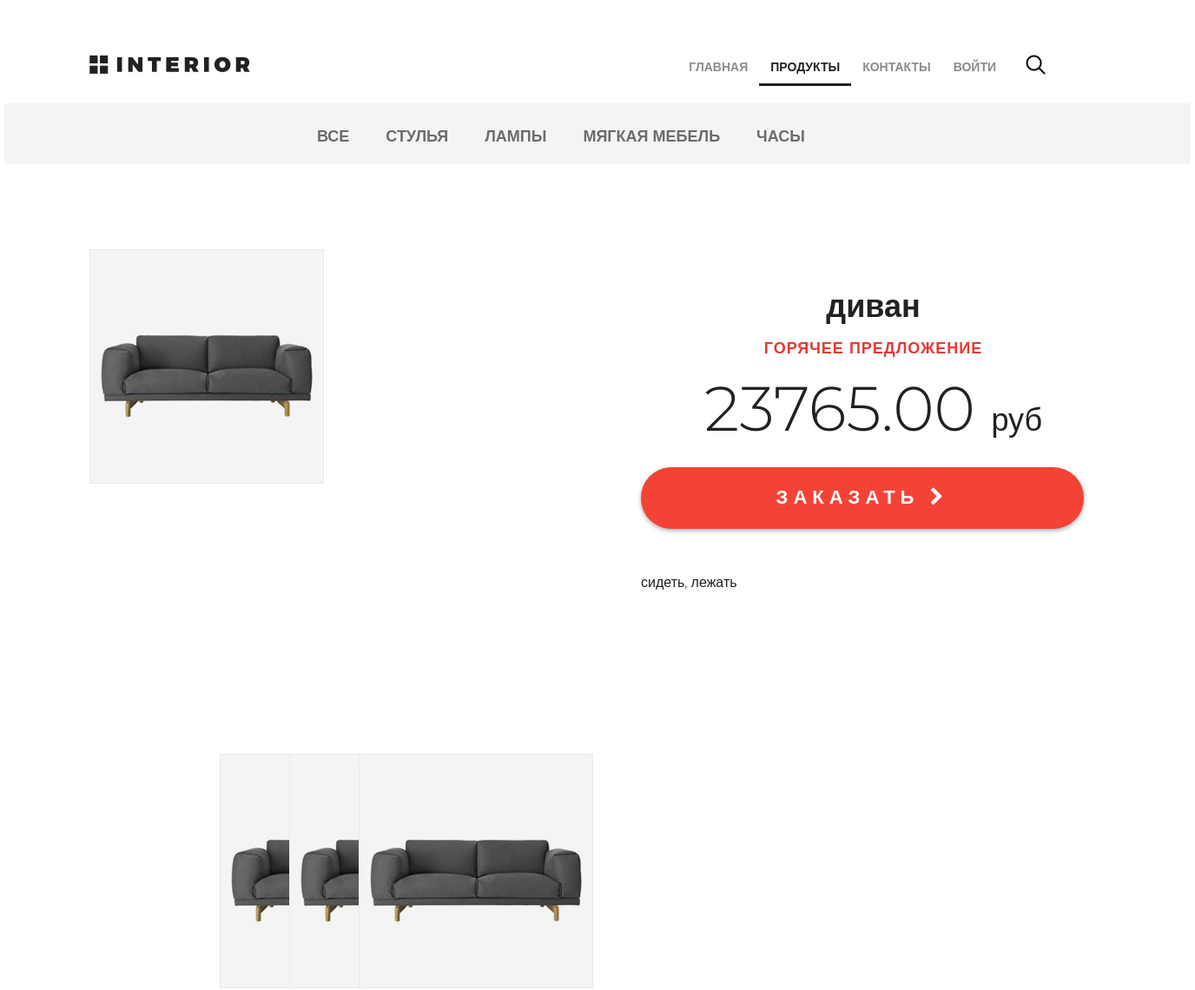
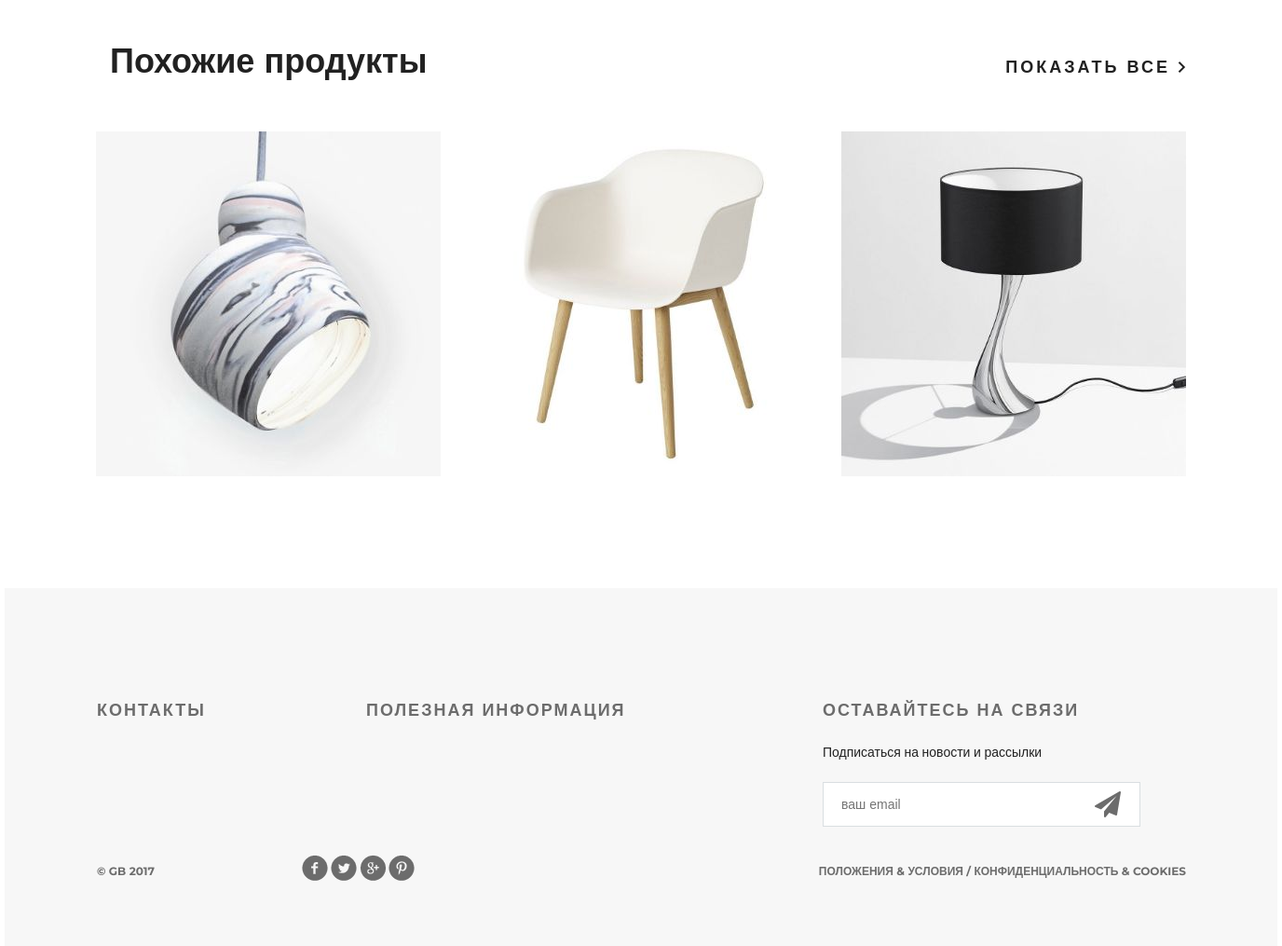
Screenshot of /products/ with the database file from the repository (2 pictures, top to bottom).
### mainapp/models.py (models this page shows, shortened)
class ProductCategory(models.Model):
    name = models.CharField(verbose_name='имя', max_length=64, unique=True)
    description = models.TextField(verbose_name='описание', blank=True)
    is_active = models.BooleanField(verbose_name='активна', default=True)

class Product(models.Model):
    category = models.ForeignKey(ProductCategory, on_delete=models.CASCADE)
    name = models.CharField(verbose_name='имя продукта', max_length=128)
    image = models.ImageField(upload_to='products_images', blank=True)
    short_desc = models.CharField(
        verbose_name='краткое описание продукта', max_length=60, blank=True)
    description = models.TextField(
        verbose_name='описание продукта', blank=True)
    price = models.DecimalField(
        verbose_name='цена продукта', max_digits=8, decimal_places=2, default=0)
    quantity = models.PositiveIntegerField(
        verbose_name='количество на складе', default=0)
    is_active = models.BooleanField(verbose_name='активна', default=True)

### mainapp/views.py (the view, shortened to what this page needs)
# urls.py: path('products/', include('mainapp.urls', namespace='products')),
def products(request, pk=None, page=1):
    title = 'продукты'
    links_menu = ProductCategory.objects.all()
    basket = get_basket(request.user)
    hot_product = get_hot_product()
    same_products = get_same_products(hot_product)
    same_products = Product.objects.all()[3:5]
    content = {
        'title': title,
        'links_menu': links_menu,
        'same_products': same_products,
        'main_menu': MENU,
        'hot_product': hot_product,
        'same_products': same_products,
        'basket': basket
    }
    return render(request, 'mainapp/products.html', content)

### mainapp/views.py (called while the page is built)
def get_basket(user):
    if user.is_authenticated:
        return Basket.objects.filter(user=user)
    else:
        return []

def get_hot_product():
    products = Product.objects.all()
    return random.sample(list(products), 1)[0]

def get_same_products(hot_product):
    same_products = Product.objects.filter(
        category=hot_product.category)  # .exclude(pk=hot_product.pk)[:3]
    return same_products

### mainapp/templates/mainapp/products.html (shortened to what this page needs)
<!DOCTYPE html>
<html>
<head>
	<link rel="stylesheet" type="text/css" href="/static/css/style.css">
	<link rel="stylesheet" href="/static/fonts/font-awesome/css/font-awesome.css">
</head>
<body>
	<div class="container">
		<div class="hero-white">
			<div class="header clearfix">
				<a href="{% url 'main' %}" class="logo"></a>
				{% include 'mainapp/includes/inc_menu.html' %}
			</div>
		</div>
		<div class="details">
			<div class="links clearfix">
				{% include 'mainapp/includes/inc_categories_menu.html' %}
			</div>
			<div class="details-products">
				<div class="details-slider">
					<div class="slider-product">
					  <img src="/media/{{ hot_product.image }}">
					</div>
					<div class="slider-control">
					  <div class="block">
						<a href="#"><img src="/media/{{ hot_product.image }}" alt=""></a>
					  </div>
					  <div class="block">
						<a href="#"><img src="/media/{{ hot_product.image }}" alt=""></a>
					  </div>
					  <div class="block">
						<a href="#"><img src="/media/{{ hot_product.image }}" alt=""></a>
					  </div>
					</div>
				  </div>
				  <div class="description">
					<h3 class="big-bold">{{ hot_product.name }}</h3>
					<h3 class="red">горячее предложение</h3>
					<p class="price">{{ hot_product.price }} <span>руб</span></p>
					<a href="{% url 'basket:add' hot_product.pk %}" class="red-button">
					  заказать <i class="fa fa-chevron-right" aria-hidden="true"></i>
					</a>
					<div class="description-text">
					  {{ hot_product.description }}
					</div>
				</div>
			</div>
			<div class="related">
				<div class="title clearfix">
					<h2>Похожие продукты</h2>
					<a class="explore" href="#">показать все <img src="/static/img/arrow.png" alt=""></a>
				</div>
				<div class="related-products clearfix">
					<div class="block">
						<a href="#"><img src="/static/img/product-11.jpg" alt="">
						</a>
					</div>
					<div class="block">
						<a href="#"><img src="/static/img/product-21.jpg" alt="">
						</a>
					</div>
					<div class="block">
						<a href="#"><img src="/static/img/product-31.jpg" alt="">
						</a>
					</div>
				</div>
			</div>
		</div>
		<div class="clr"></div>
	</div>
	<div class="footer">
        <div class="clearfix">
            <div class="text-footer">
                <h3>контакты</h3>
            </div>
            <div class="text-footer">
                <h3>полезная информация</h3>
            </div>
            <div class="text-footer clearfix">
                <h3>Оставайтесь на связи</h3>
                <p>Подписаться на новости и рассылки</p>
                <form>
                    <input type="email" name="email" placeholder="ваш email">
                    <a href="#"><i class="fa fa-paper-plane fa-2x" aria-hidden="true"></i></a>
                </form>
            </div>
        </div>
        <p class="small">&copy; GB 2017</p>
        <div class="social">
            <a href="#" class="social1"></a>
            <a href="#" class="social2"></a>
            <a href="#" class="social3"></a>
            <a href="#" class="social4"></a>
        </div>
        <p class="small">Положения &amp; Условия  /  Конфиденциальность &amp; Cookies</p>
    </div>
</body>
</html>

### mainapp/templates/mainapp/includes/inc_categories_menu.html (shortened to what this page needs)
<ul class="links-menu">
  <li>
    <a href="{% url 'products:category' 0 %}"
      >
      все
    </a>
  </li>
  {% for link in links_menu %}
    <li>
      <a href="{% url 'products:category' link.pk %}"
          class="">
        {{ link.name }}
      </a>
    </li>
  {% endfor %}
</ul>

### rows the page displays
ProductCategory: name "СТУЛЬЯ"
ProductCategory: name "ЛАМПЫ"
ProductCategory: name "МЯГКАЯ МЕБЕЛЬ"
ProductCategory: name "ЧАСЫ"
Product: image (picture), name "диван", price "23765.00", description "сидеть, лежать"

### other values shown
{{ m.name }} "ГЛАВНАЯ" "ПРОДУКТЫ" "КОНТАКТЫ"
